Frame 1 (no input): blank canvas, image omitted
Frame 60 (the mouse pressed at the canvas centre just before this capture): blank canvas, image omitted
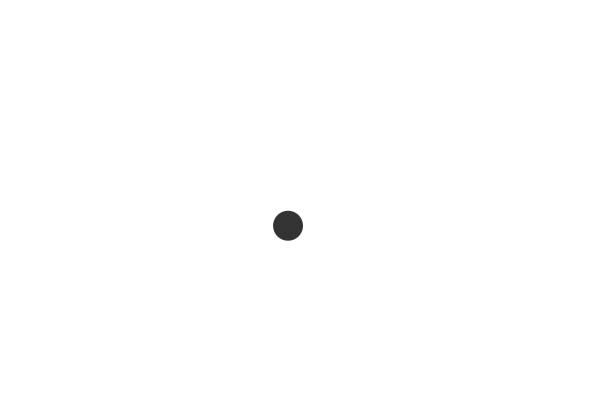
Frame 120 (the mouse held since frame 60 and released just before this capture)

The Processing sketch whose frames 1 and 60 were blank and that drew this single picture after the mouse press (run headless with seeded random() and noise(); from frame 60 on, the mouse is pressed at the canvas centre):

// Processing sketch: processing_96896
// ── processing_96896.pde

int numLeaves;
Leaf[] Leaves = new Leaf[20];
 
void setup(){
  size(600,400);
  smooth();
  noStroke();
  //frameRate(30);
}
 
void draw(){
 background(255);
 for (int i = 0; i < numLeaves; i++){
   Leaves[i].display();
   Leaves[i].move();
 }
}
 
class Leaf{
  float iRad, xPos, yPos, angle, speed;
  int iNum, iFre;
  color clr;
  Leaf (float r, float x, float y, float a, int n, float s, int f, color c){
    iRad = r;
    xPos = x;
    yPos = y;
    angle = a;
    iNum = n;
    speed = s;
    iFre = f;
    clr = c;
  }
  void move(){
    xPos = xPos + iRad * (cos(radians(angle + iNum * speed))-cos(radians(angle)));
    yPos = yPos + iRad * (sin(radians(angle + iNum * speed))-sin(radians(angle)));
    angle = angle + iNum * speed;
    if (iFre%2 ==0) {
      if (angle <=150 && angle >60) {
        speed = sin(radians(1.9 * (angle - 59)));
      }
      if (angle <= 60) {
        angle = 15;
        iFre = iFre + 1;
        iNum = 1;
        iRad = sqrt((iRad * iRad) + (iRad * iRad));
      }
    }
    else {
      if (angle >=15 && angle <105) {
        speed = sin(radians(1.9 * (106 - angle)));
      }
      if (angle >= 105) {
        angle = 150;
        iFre = iFre + 1;
        iNum = -1;
        iRad = sqrt((iRad * iRad) + (iRad * iRad));
      }
    }
  }
   
  void display(){
    fill(clr);
    ellipseMode(CENTER);
    ellipse(xPos, yPos, 30, 30);
  }
}
 
void mousePressed(){
  float r = random(50, 100);
  float x = mouseX;
  float y = mouseY;
  float a = 15.0;
  int n = 1;
  float s = 0;
  int f = 1;
  color c = color(random(0, 200));
  Leaves[numLeaves] = new Leaf(r,x,y,a,n,s,f,c);
  numLeaves = numLeaves + 1;
}
